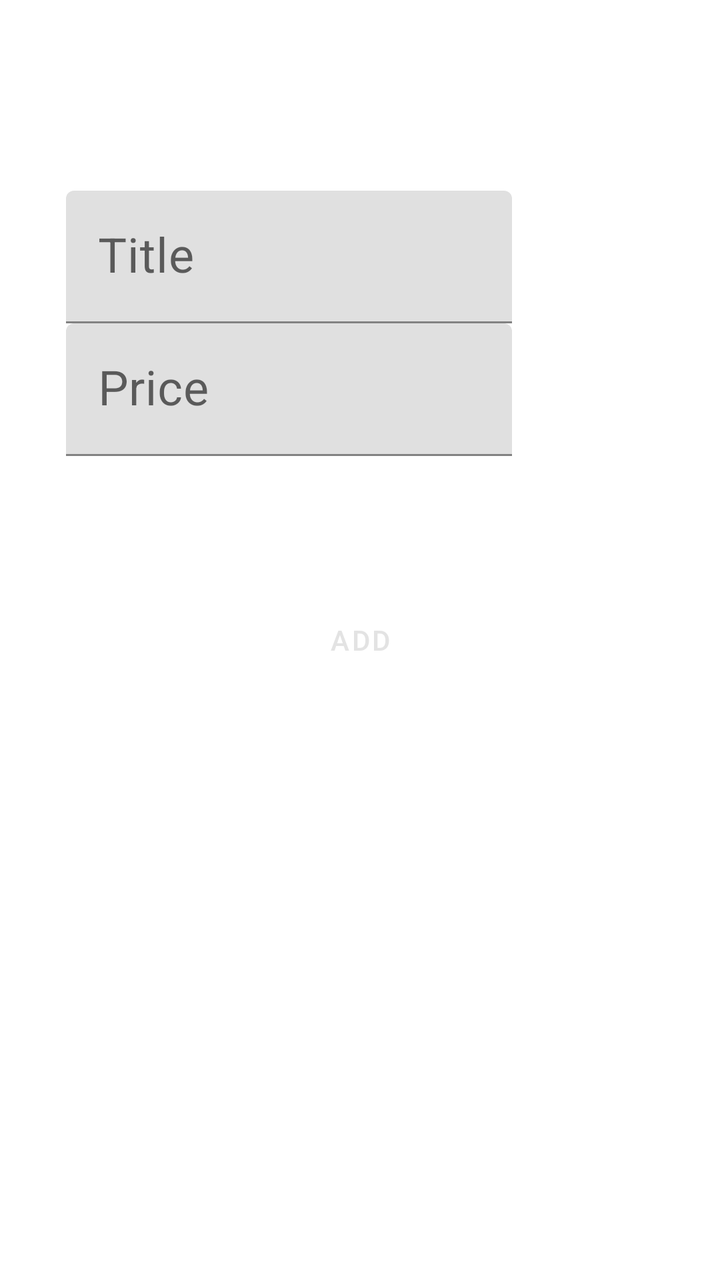
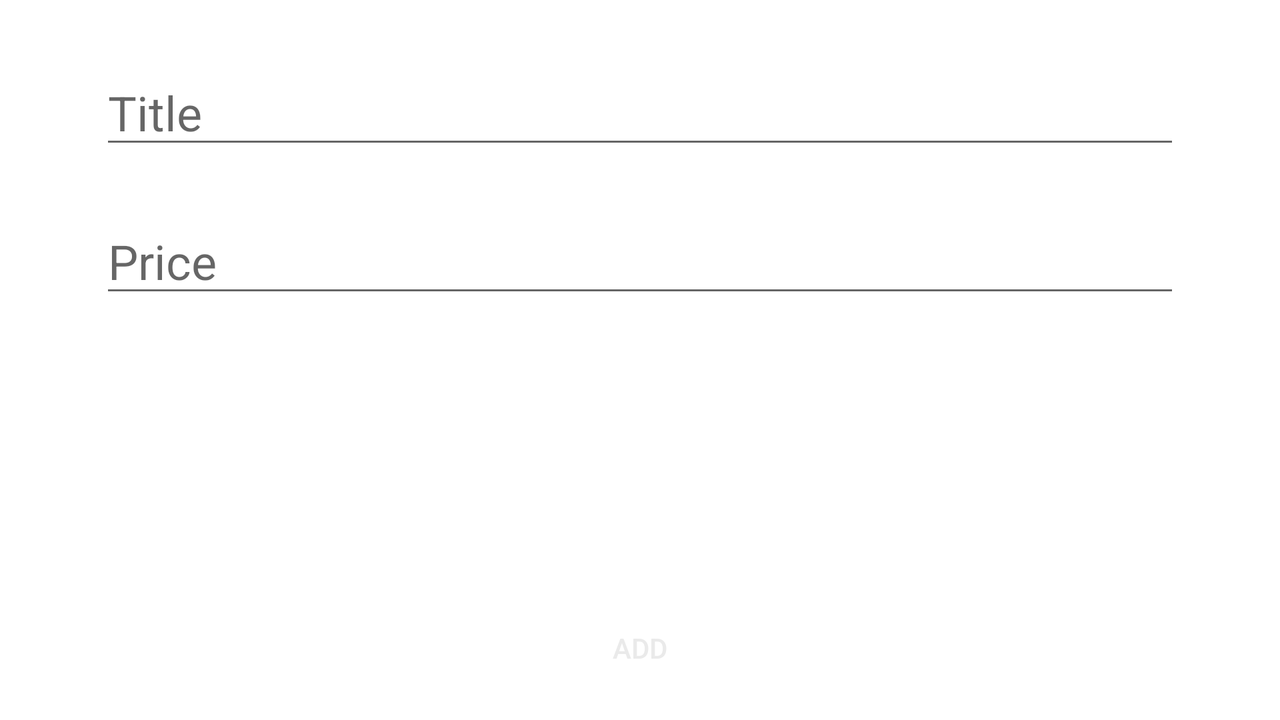

One screen, two layout resources from the same app: the default and the author's alternative for another configuration. Each is rendered where Android would select it; the XML of both is given below.
<!-- AndroidManifest.xml: activity theme AddActivityTheme -->
<!-- res/layout/activity_add_item.xml -->
<?xml version="1.0" encoding="utf-8"?>
<RelativeLayout xmlns:android="http://schemas.android.com/apk/res/android"
    xmlns:app="http://schemas.android.com/apk/res-auto"
    android:layout_width="match_parent"
    android:layout_height="match_parent"
    android:orientation="vertical">

    <LinearLayout
        android:layout_width="match_parent"
        android:layout_height="wrap_content"
        android:layout_above="@id/add"
        android:orientation="vertical"
        android:paddingBottom="68dp"
        android:layout_marginStart="33dp"
        android:layout_marginLeft="33dp"
        android:layout_marginEnd="104dp"
        android:layout_marginRight="104dp"
        >
        <android.support.design.widget.TextInputLayout
            android:layout_width="match_parent"
            android:layout_height="wrap_content"
            android:hint="@string/product">
            <android.support.design.widget.TextInputEditText
                android:id="@+id/title_edittext"
                android:layout_width="match_parent"
                android:layout_height="wrap_content"
                android:textSize="24sp"
                android:textColor="@color/text_color_resurs"
                android:inputType="text"/>
        </android.support.design.widget.TextInputLayout>
        <android.support.design.widget.TextInputLayout
            android:layout_width="match_parent"
            android:layout_height="wrap_content"
            android:hint="@string/price">
            <android.support.design.widget.TextInputEditText
                android:id="@+id/price_edittext"
                android:layout_width="match_parent"
                android:layout_height="wrap_content"
                android:textSize="24sp"
                android:textColor="@color/text_color_resurs"
                android:inputType="number"/>
        </android.support.design.widget.TextInputLayout>

    </LinearLayout>
    <android.support.design.button.MaterialButton
        android:id="@+id/add"
        android:layout_width="wrap_content"
        android:layout_height="wrap_content"
        android:layout_centerHorizontal="true"
        android:layout_centerVertical="true"
        android:background="@null"
        android:text="@string/app_add_button"
        android:layout_gravity="center"
        android:enabled="false"
        android:textColor="@color/add_button_color"
        app:icon="@drawable/ic_check_green"
        app:iconTint="@color/add_button_color"
        style="@style/Widget.MaterialComponents.Button.TextButton"/>

</RelativeLayout>
<!-- resources referenced by this layout -->
<resources>
  <color name="text_color_resurs">#3574fa</color>
  <string name="app_add_button">Add</string>
  <string name="price">Price</string>
  <string name="product">Title</string>
  <style name="AddActivityTheme" parent="Theme.MaterialComponents.Light.NoActionBar">
          <item name="colorPrimary">@color/colorPrimary</item>
          <item name="colorPrimaryDark">@color/colorPrimaryDark</item>
          <item name="colorAccent">@color/colorInactiveGrey</item>
      </style>
  <color name="colorPrimary">#3574fa</color>
  <color name="colorPrimaryDark">#326EEE</color>
  <color name="colorInactiveGrey">#dbdbdb</color>
</resources>
<!-- res/layout-land/activity_add_item.xml (the author's variant of the layout above) -->
<!-- drawn on the phone turned sideways -->
<?xml version="1.0" encoding="utf-8"?>
<RelativeLayout xmlns:android="http://schemas.android.com/apk/res/android"
    android:layout_width="match_parent"
    android:layout_height="match_parent"
    android:orientation="vertical">

    <LinearLayout
        android:layout_width="match_parent"
        android:layout_height="wrap_content"
        android:orientation="vertical"
        android:layout_marginTop="30dp"
        android:layout_marginStart="50dp"
        android:layout_marginLeft="50dp"
        android:layout_marginEnd="50dp"
        android:layout_marginRight="50dp"
        android:paddingBottom="68dp"
        >
        <EditText
            android:id="@+id/title_edittext"
            android:layout_width="match_parent"
            android:layout_height="wrap_content"
            android:hint="@string/product"
            android:inputType="text"
            android:textColor="@color/text_color_resurs"
            android:textSize="24sp"/>
        <EditText
            android:id="@+id/price_edittext"
            android:layout_width="match_parent"
            android:layout_height="wrap_content"
            android:hint="@string/price"
            android:inputType="number"
            android:layout_marginTop="25dp"
            android:textColor="@color/text_color_resurs"
            android:textSize="24sp"/>
    </LinearLayout>

    <Button
        android:id="@+id/add"
        android:layout_width="wrap_content"
        android:layout_height="wrap_content"

        android:layout_marginTop="300dp"
        android:layout_marginStart="300dp"
        android:layout_marginLeft="300dp"
        android:layout_marginEnd="300dp"
        android:layout_marginRight="300dp"
        android:background="@null"
        android:text="@string/app_add_button"
        android:textColor="@color/add_button_color_inactive" />

</RelativeLayout>
<!-- resources referenced by the variant -->
<!-- as the phone turned sideways resolves them -->
<resources>
  <color name="add_button_color_inactive">#eaeaea</color>
  <color name="text_color_resurs">#3574fa</color>
  <string name="app_add_button">Add</string>
  <string name="price">Price</string>
  <string name="product">Title</string>
  <style name="AddActivityTheme" parent="Theme.MaterialComponents.Light.NoActionBar">
          <item name="colorPrimary">@color/colorPrimary</item>
          <item name="colorPrimaryDark">@color/colorPrimaryDark</item>
          <item name="colorAccent">@color/colorInactiveGrey</item>
      </style>
  <color name="colorPrimary">#3574fa</color>
  <color name="colorPrimaryDark">#326EEE</color>
  <color name="colorInactiveGrey">#dbdbdb</color>
</resources>
